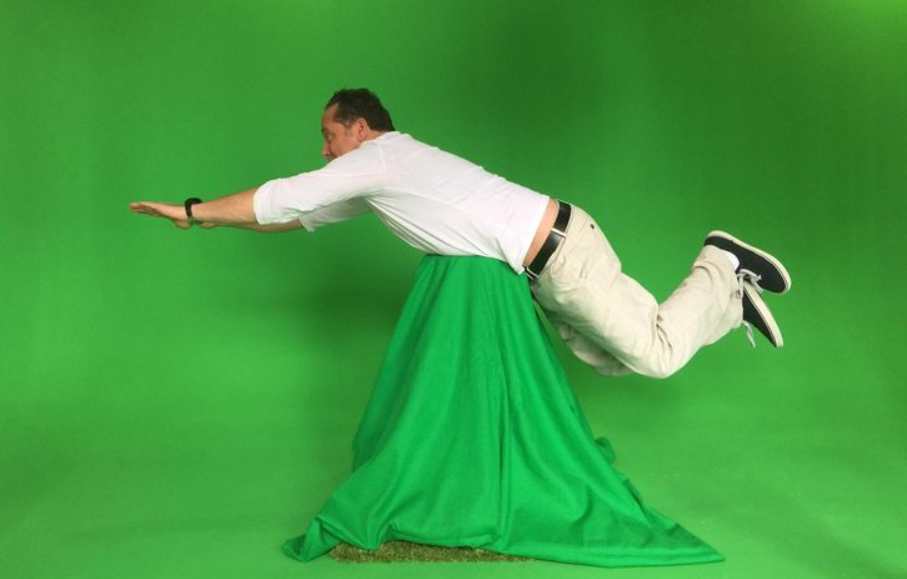
#> input picture 01_sandbox/chromakey2.png, 907 x 579 px
$ python trackbar_training2.py
#> lines starting #> are read from the running program, lines starting #| are printed output that depends on the picture; after the words box and inside, x2 and y2 are one past the last pixel; in counts of white or black regions, pixels touching at a corner belong together
import cv2
import numpy as np

img = cv2.imread('chromakey2.png')
#> img is the input picture: shape (579, 907, 3); mean B, G, R 67.9, 158, 67.1
hsv = cv2.cvtColor(img, cv2.COLOR_BGR2HSV)
#> hsv: shape (579, 907, 3); mean H, S, V 58.3, 162, 158.8

def nothing(x):
    pass

cv2.namedWindow('Trackbars', cv2.WINDOW_NORMAL)
cv2.resizeWindow('Trackbars', 400, 200)  # Ширина, высота
cv2.createTrackbar('H Min', 'Trackbars', 0, 179, nothing)
#> slider 'H Min' is set to 35
cv2.createTrackbar('H Max', 'Trackbars', 179, 179, nothing)
cv2.createTrackbar('S Min', 'Trackbars', 0, 255, nothing)
#> slider 'S Min' is set to 51
cv2.createTrackbar('S Max', 'Trackbars', 255, 255, nothing)
cv2.createTrackbar('V Min', 'Trackbars', 0, 255, nothing)
#> slider 'V Min' is set to 51
cv2.createTrackbar('V Max', 'Trackbars', 255, 255, nothing)

while True:
    h_min = cv2.getTrackbarPos('H Min', 'Trackbars')
    h_max = cv2.getTrackbarPos('H Max', 'Trackbars')
    s_min = cv2.getTrackbarPos('S Min', 'Trackbars')
    s_max = cv2.getTrackbarPos('S Max', 'Trackbars')
    v_min = cv2.getTrackbarPos('V Min', 'Trackbars')
    v_max = cv2.getTrackbarPos('V Max', 'Trackbars')

    lower = np.array([h_min, s_min, v_min])
    upper = np.array([h_max, s_max, v_max])

    mask = cv2.inRange(hsv, lower, upper)
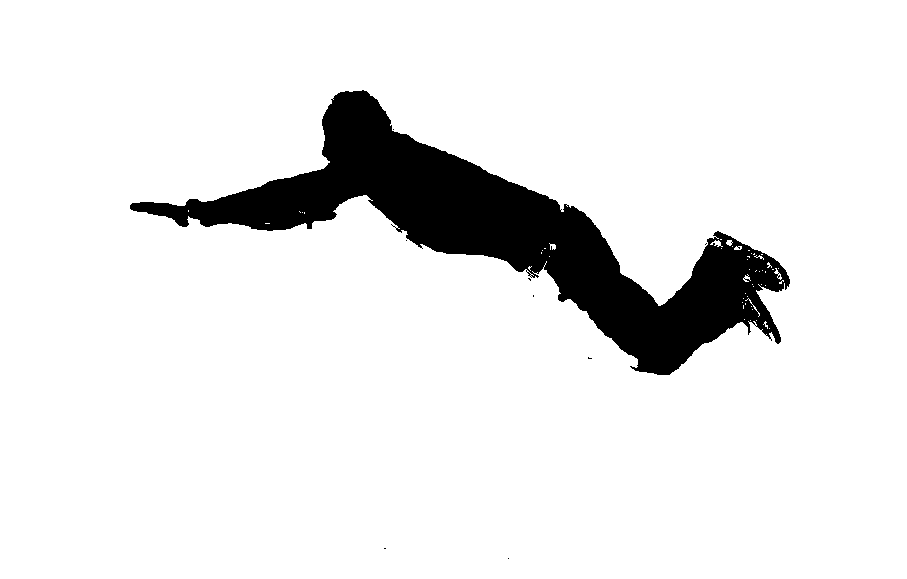
#> mask: shape (579, 907); 91.1% white; 9 black regions (8 under 20 px), largest, box (x1, y1, x2, y2) and area: (130, 90, 790, 375) 46903
    result = cv2.bitwise_and(img, img, mask=mask)
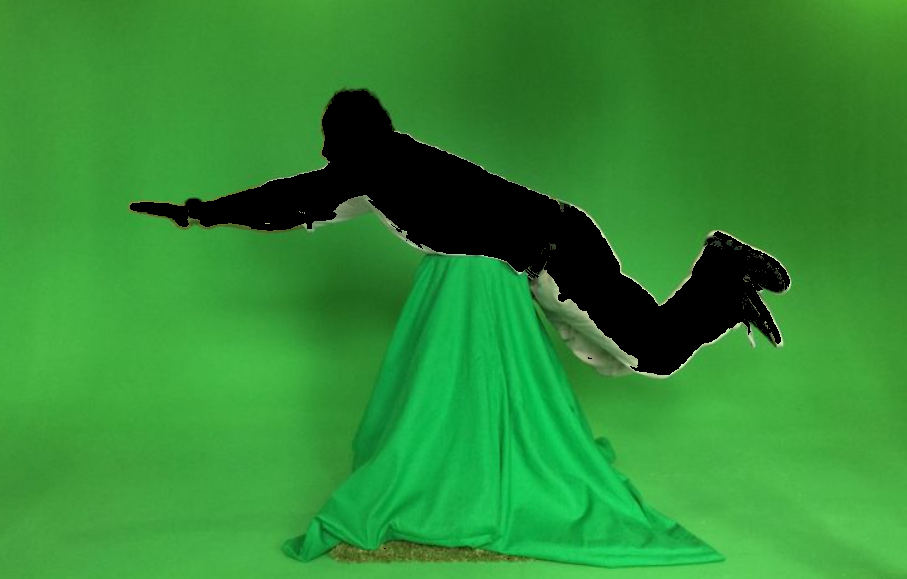
#> result: shape (579, 907, 3); mean B, G, R 51.6, 140.2, 48.6

    cv2.imshow('Original', img)
    cv2.imshow('Mask', mask)
    cv2.imshow('Result', result)

    if cv2.waitKey(1) & 0xFF == ord('q'):
#> (key q is pressed here)
        break

cv2.destroyAllWindows()

$ run again, with 01_sandbox/Rocket in space.png copied over 01_sandbox/chromakey2.png
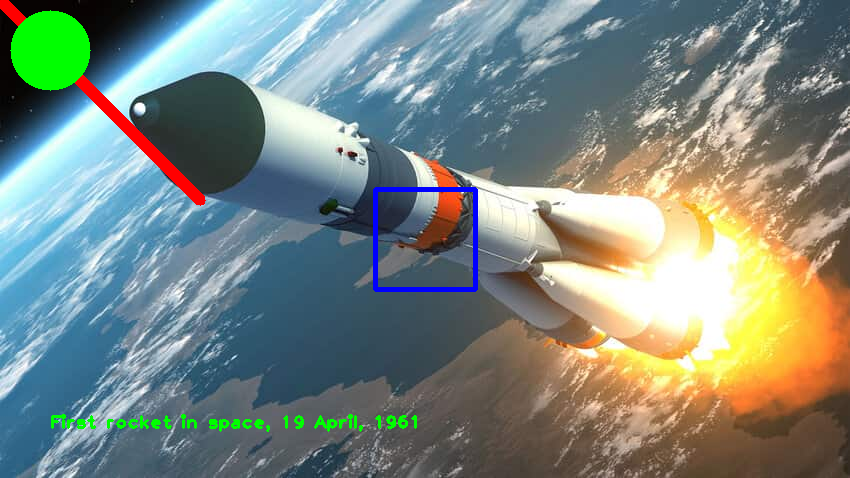
#> input picture 01_sandbox/Rocket in space.png, 850 x 478 px
#> img is the input picture: shape (478, 850, 3); mean B, G, R 128.8, 135.6, 123.6
#> hsv: shape (478, 850, 3); mean H, S, V 68.4, 90.7, 157.5
#> `mask = cv2.inRange(hsv, lower, upper)`:
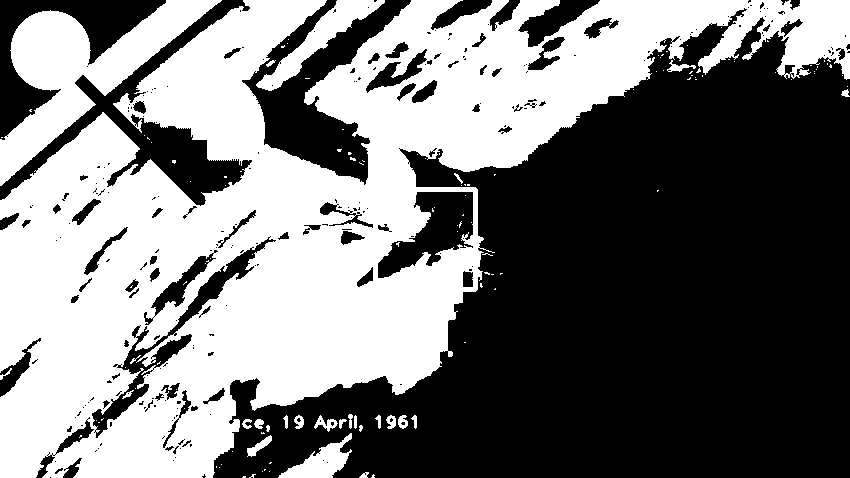
#> mask: shape (478, 850); 46.9% white; 131 white regions (104 under 20 px), largest, box (x1, y1, x2, y2) and area: (0, 0, 850, 478) 171513, (0, 0, 222, 186) 13253, (256, 0, 385, 91) 2748
#> `result = cv2.bitwise_and(img, img, mask=mask)`:
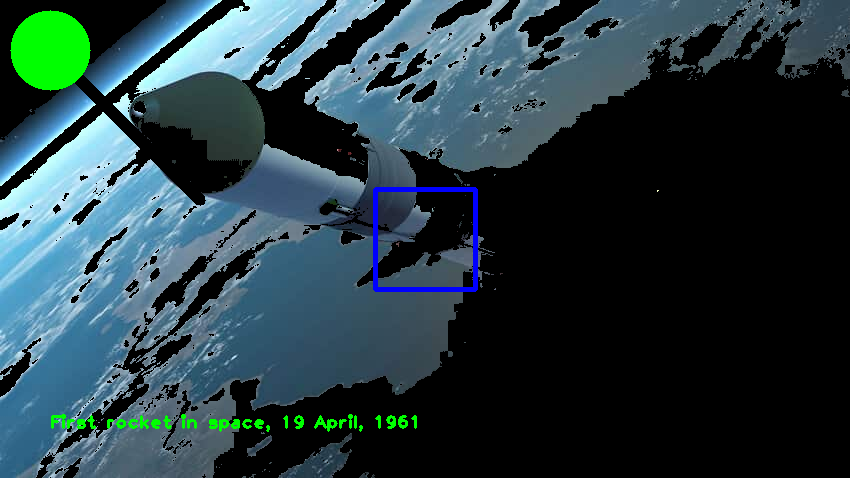
#> result: shape (478, 850, 3); mean B, G, R 65.4, 59.6, 38.9

$ run again, with 01_sandbox/cat_noise.png copied over 01_sandbox/chromakey2.png
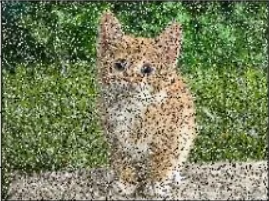
#> input picture 01_sandbox/cat_noise.png, 269 x 201 px
#> img is the input picture: shape (201, 269, 3); mean B, G, R 92.7, 128.1, 119.5
#> hsv: shape (201, 269, 3); mean H, S, V 35.5, 89.6, 133
#> `mask = cv2.inRange(hsv, lower, upper)`:
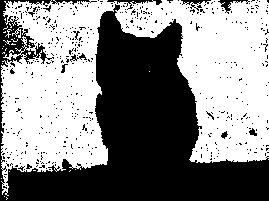
#> mask: shape (201, 269); 53.3% white; 493 black regions (482 under 20 px), largest, box (x1, y1, x2, y2) and area: (0, 0, 269, 201) 23526, (107, 0, 162, 10) 149, (218, 0, 250, 14) 124
#> `result = cv2.bitwise_and(img, img, mask=mask)`:
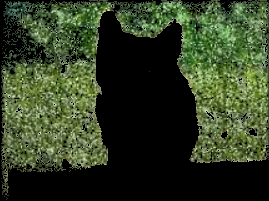
#> result: shape (201, 269, 3); mean B, G, R 36.3, 61.9, 49.5
